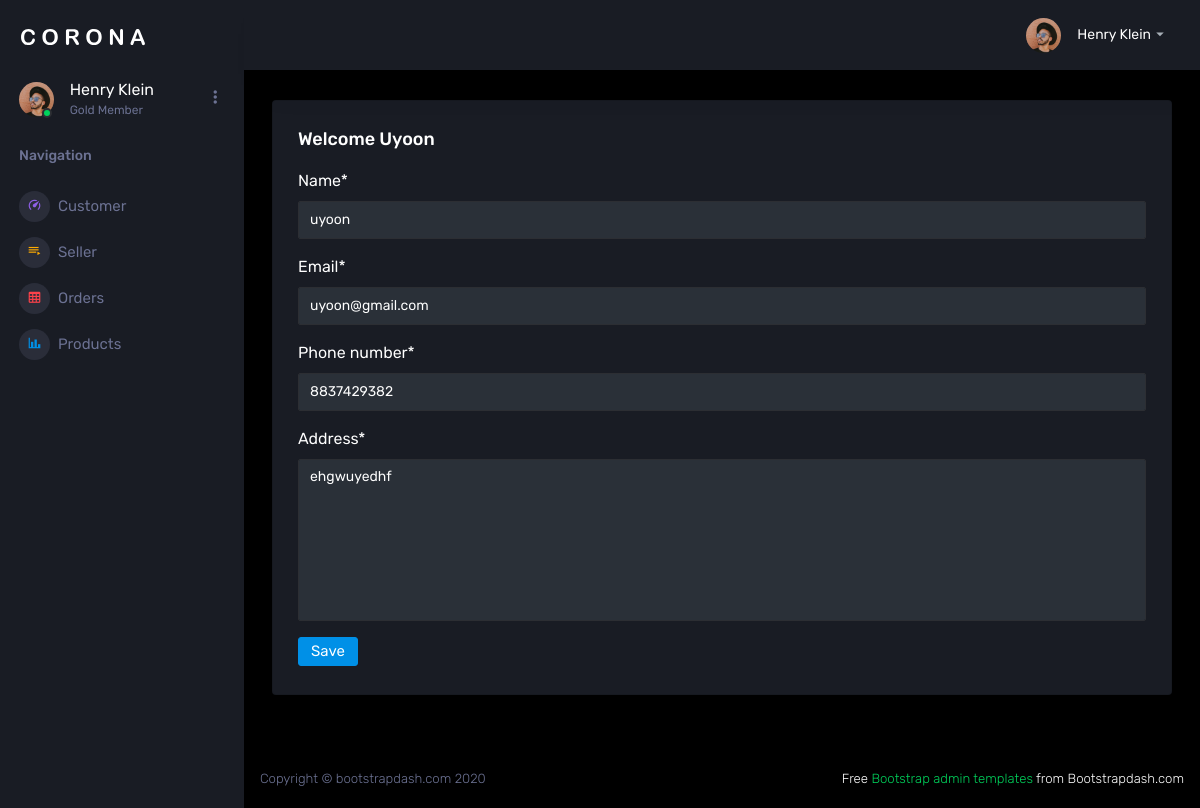
Screenshot of /edit_customer/1 (signed in) with the database file from the repository.
### new_app/models.py (models this page shows)
class Login(AbstractUser):
    is_seller = models.BooleanField(default=False)
    is_customer = models.BooleanField(default=False)

class Customer(models.Model):
    user = models.OneToOneField(Login, on_delete=models.CASCADE, related_name='customer')
    name = models.CharField(max_length=20)
    email = models.EmailField()
    phone_number = models.CharField(max_length=10)
    address = models.TextField()

### new_app/admin_views.py (the view)
# urls.py: path("edit_customer/<int:id>",admin_views.edit_customer,name="edit_customer"),
@login_required(login_url='login_view')
def edit_customer(request,id):
    data = Customer.objects.get(id=id)
    form = CustomerForm(instance=data)
    if request.method == 'POST':
        form = CustomerForm(request.POST, instance=data)
        if form.is_valid():
            form.save()
            return redirect('read_customer')
    return render(request,'admin/edit_customer.html',{'form1':form})

### new_app/forms.py
class CustomerForm(forms.ModelForm):
    class Meta:
        model = Customer
        fields = "__all__"
        exclude = ('user',)

### templates/admin/edit_customer.html (shortened to what this page needs)
{% extends "admin/admin_base.html" %}
{% load crispy_forms_tags %}
{% block content %}
<form method="post">
    {{ form1|crispy }}
    <button class="btn btn-primary" type="submit">Save</button>
</form>
{% endblock %}

### templates/admin/admin_base.html (shortened to what this page needs)
<!DOCTYPE html>
{% load static %}
<html lang="en">
  <head>
    <link rel="stylesheet" href=" {% static 'assets/vendors/mdi/css/materialdesignicons.min.css' %} ">
    <link rel="stylesheet" href=" {% static 'assets/vendors/css/vendor.bundle.base.css' %} ">
    <link rel="stylesheet" href=" {% static 'assets/vendors/jvectormap/jquery-jvectormap.css' %} ">
    <link rel="stylesheet" href=" {% static 'assets/vendors/flag-icon-css/css/flag-icon.min.css' %} ">
    <link rel="stylesheet" href=" {% static 'assets/vendors/owl-carousel-2/owl.carousel.min.css' %} ">
    <link rel="stylesheet" href=" {% static 'assets/vendors/owl-carousel-2/owl.theme.default.min.css' %} ">
    <link rel="stylesheet" href=" {% static 'assets/css/style.css' %} ">
  </head>
  <body>
    <div class="container-scroller">
      <nav class="sidebar sidebar-offcanvas" id="sidebar">
        <div class="sidebar-brand-wrapper d-none d-lg-flex align-items-center justify-content-center fixed-top">
          <a class="sidebar-brand brand-logo" href=" {% static '../index.html' %} "><img src=" {% static 'assets/images/logo.svg' %} " alt="logo" /></a>
        </div>
        <ul class="nav">
          <li class="nav-item profile">
            <div class="profile-desc">
              <div class="profile-pic">
                <div class="count-indicator">
                  <img class="img-xs rounded-circle " src=" {% static 'assets/images/faces/face15.jpg' %} " alt="">
                  <span class="count bg-success"></span>
                </div>
                <div class="profile-name">
                  <h5 class="mb-0 font-weight-normal">Henry Klein</h5>
                  <span>Gold Member</span>
                </div>
              </div>
              <a href="#" id="profile-dropdown" data-toggle="dropdown"><i class="mdi mdi-dots-vertical"></i></a>
            </div>
          </li>
          <li class="nav-item nav-category">
            <span class="nav-link">Navigation</span>
          </li>
          <li class="nav-item menu-items">
            <a class="nav-link" href="{% url 'read_customer' %}">
              <span class="menu-icon">
                <i class="mdi mdi-speedometer"></i>
              </span>
                <span class="menu-title">Customer</span>
            </a>
          </li>
          <li class="nav-item menu-items">
            <a class="nav-link" href=" {% url 'read_seller' %} ">
              <span class="menu-icon">
                <i class="mdi mdi-playlist-play"></i>
              </span>
              <span class="menu-title">Seller</span>
            </a>
          </li>
          <li class="nav-item menu-items">
            <a class="nav-link" href=" {% url 'all_order' %} ">
              <span class="menu-icon">
                <i class="mdi mdi-table-large"></i>
              </span>
              <span class="menu-title">Orders</span>
            </a>
          </li>
          <li class="nav-item menu-items">
            <a class="nav-link" href=" {% url 'all_product' %} ">
              <span class="menu-icon">
                <i class="mdi mdi-chart-bar"></i>
              </span>
              <span class="menu-title">Products</span>
            </a>
          </li>
        </ul>
      </nav>
      <div class="container-fluid page-body-wrapper">
        <nav class="navbar p-0 fixed-top d-flex flex-row">
          <div class="navbar-menu-wrapper flex-grow d-flex align-items-stretch">
            <ul class="navbar-nav navbar-nav-right">
              <li class="nav-item dropdown">
                <a class="nav-link" id="profileDropdown" href="#" data-toggle="dropdown">
                  <div class="navbar-profile">
                    <img class="img-xs rounded-circle" src=" {% static 'assets/images/faces/face15.jpg' %} " alt="">
                    <p class="mb-0 d-none d-sm-block navbar-profile-name">Henry Klein</p>
                    <i class="mdi mdi-menu-down d-none d-sm-block"></i>
                  </div>
                </a>
              </li>
            </ul>
          </div>
        </nav>
        <div class="main-panel">
          <div class="content-wrapper">
            <div class="row ">
              <div class="col-12 grid-margin">
                <div class="card">
                  <div class="card-body">
                    <h4 class="card-title">Welcome {{ request.user }}</h4>
                    {% block content %}
                      {% endblock %}
                  </div>
                </div>
              </div>
            </div>
          </div>
          <footer class="footer">
            <div class="d-sm-flex justify-content-center justify-content-sm-between">
              <span class="text-muted d-block text-center text-sm-left d-sm-inline-block">Copyright © bootstrapdash.com 2020</span>
              <span class="float-none float-sm-right d-block mt-1 mt-sm-0 text-center"> Free <a href="https://www.bootstrapdash.com/bootstrap-admin-template/" target="_blank">Bootstrap admin templates</a> from Bootstrapdash.com</span>
            </div>
          </footer>
        </div>
      </div>
    </div>
  </body>
</html>

### rows the page displays
Login: user "Uyoon"
Customer: name "uyoon", email "uyoon@gmail.com", phone_number "8837429382", address "ehgwuyedhf"
